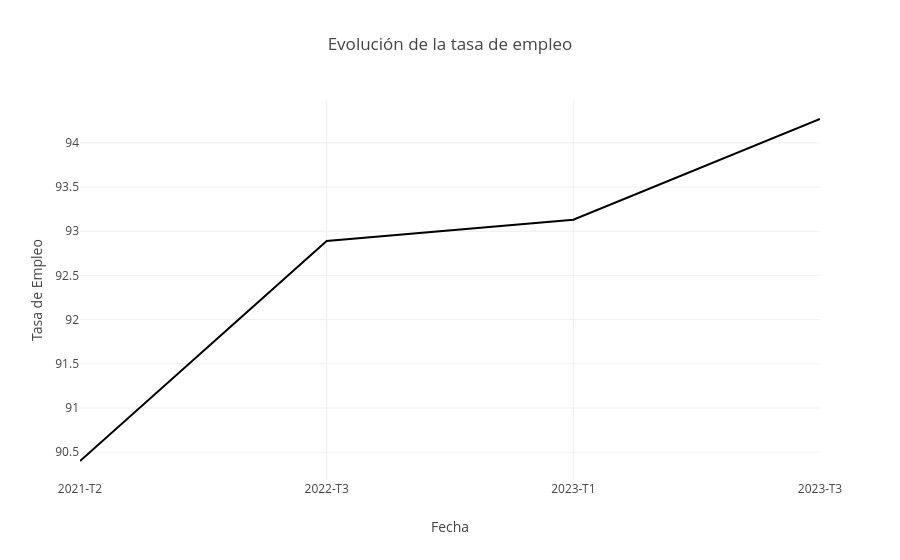

Source (notebook cell):
### Code cell
df_tasa_ocupado=agregar_columna_fecha(df_tasa_ocupado)
graficar_tasa(df_tasa_ocupado, 'Tasa de Empleo', 'Evolución de la tasa de empleo')

### Figure 1 — Plotly figure (JSON) as saved in the notebook; plotly's stock layout.template omitted (floating-point values rounded to 4 significant figures)
{"data": [{"hovertemplate": "Fecha=%{x}<br>Tasa de Empleo=%{y}<extra></extra>", "legendgroup": "", "line": {"color": "#000001", "dash": "solid"}, "marker": {"symbol": "circle"}, "mode": "lines", "name": "", "orientation": "v", "showlegend": false, "type": "scatter", "x": ["2021-T2", "2022-T3", "2023-T1", "2023-T3"], "xaxis": "x", "y": [90.4, 92.89, 93.13, 94.27], "yaxis": "y"}], "layout": {"legend": {"tracegroupgap": 0}, "title": {"text": "Evolución de la tasa de empleo"}, "xaxis": {"anchor": "y", "domain": [0, 1], "title": {"text": "Fecha"}}, "yaxis": {"anchor": "x", "domain": [0, 1], "title": {"text": "Tasa de Empleo"}}}}
